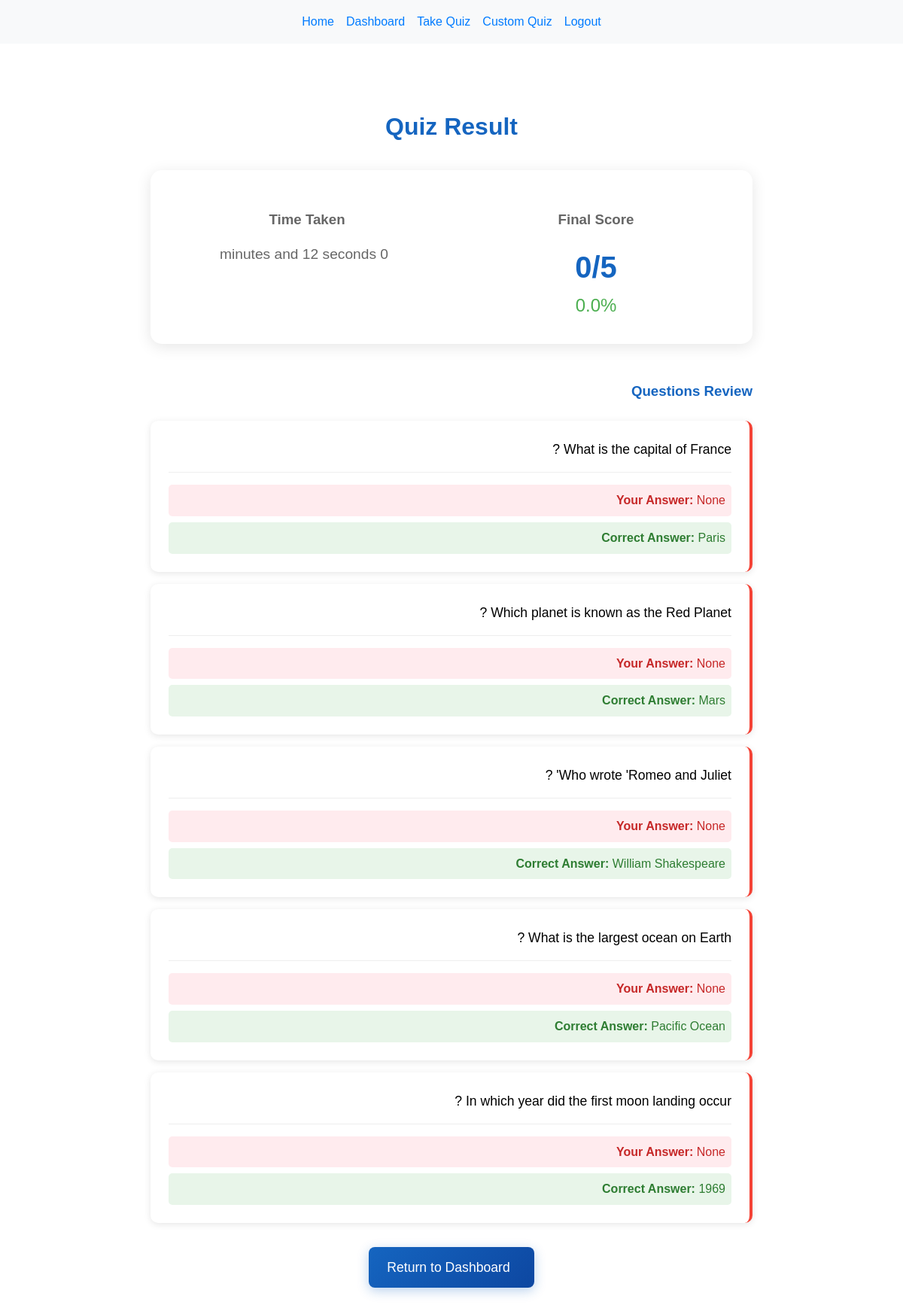
Page /quiz-result/1 (signed in) on the committed database.
### models.py (models this page shows)
class QuizResult(db.Model):
    id = db.Column(db.Integer, primary_key=True)
    user_id = db.Column(db.Integer, db.ForeignKey('user.id'), nullable=False)
    score = db.Column(db.Integer, nullable=False)
    total_questions = db.Column(db.Integer, nullable=False)
    time_taken = db.Column(db.Integer)  # in seconds
    completed_at = db.Column(db.DateTime, default=datetime.utcnow)
    is_custom_quiz = db.Column(db.Boolean, default=False)
    group_id = db.Column(db.Integer, db.ForeignKey('question_group.id', name='fk_quiz_result_group'), nullable=True)
    user = db.relationship('User', backref=db.backref('quiz_results', lazy=True))
    group = db.relationship('QuestionGroup', backref=db.backref('quiz_results', lazy=True))

### routes.py (the view)
@routes_bp.route('/quiz-result/<int:quiz_id>')
@login_required
def quiz_result(quiz_id):
    quiz_result = QuizResult.query.get_or_404(quiz_id)
    if quiz_result.user_id != current_user.id:
        flash('You have no access to this result', 'error')
        return redirect(url_for('routes.dashboard'))
    group = None
    questions_data = []
    if quiz_result.is_custom_quiz and quiz_result.group_id:
        group = QuestionGroup.query.get(quiz_result.group_id)
        questions_data = session.get(f'quiz_answers_{quiz_id}', [])
        session.pop(f'quiz_answers_{quiz_id}', None)
    else:
        quiz_questions = get_questions()
        for i, question in enumerate(quiz_questions):
            user_answer = request.args.get(f'q{i+1}')
            questions_data.append({
                'text': question['text'],
                'correct_answer': question['answer'],
                'user_answer': user_answer,
                'is_correct': user_answer == question['answer']
            })
    return render_template('quiz_result.html',
                         quiz_result=quiz_result,
                         questions=questions_data,
                         group=group)

### quiz_questions.py (called while the page is built)
def get_questions():
    return questions

### templates/quiz_result.html (shortened to what this page needs)
{% extends "base.html" %}
{% block content %}
<div class="result-container">
    <div class="result-header">
        <h1>Quiz Result</h1>
    </div>
    <div class="score-card">
        <div class="score-info">
            <div class="score-item">
                <h3>Final Score</h3>
                <div class="score">{{ quiz_result.score }}/{{ quiz_result.total_questions }}</div>
                <div class="percentage">
                    {{ (quiz_result.score / quiz_result.total_questions * 100) | round }}%
                </div>
            </div>
            <div class="score-item">
                <h3>Time Taken</h3>
                <div class="time">
                    <span>{{ quiz_result.time_taken // 60 }} minutes and {{ quiz_result.time_taken % 60 }} seconds</span>
                </div>
            </div>
        </div>
    </div>
    <div class="questions-review">
        <h3>Questions Review</h3>
        {% for question in questions %}
        <div class="question-card {% if question.is_correct %}correct{% else %}incorrect{% endif %}">
            <div class="question-text">{{ question.text }}</div>
            <div class="answers">
                <div class="user-answer {% if not question.is_correct %}incorrect{% endif %}">
                    <strong>Your Answer:</strong>
                    <span>{{ question.user_answer }}</span>
                </div>
                <div class="correct-answer">
                    <strong>Correct Answer:</strong>
                    <span>{{ question.correct_answer }}</span>
                </div>
            </div>
        </div>
        {% endfor %}
    </div>
    <div class="actions">
        <a href="{{ url_for('routes.dashboard') }}" class="btn btn-primary">
            Return to Dashboard
        </a>
    </div>
</div>
{% endblock %}

### templates/base.html (style rules this page uses)
body { font-family: Arial, sans-serif; margin: 0; padding: 0; line-height: 1.6; }
.btn { padding: 0.5rem 1rem; text-decoration: none; border-radius: 4px; background: #007bff; color: white; border: none; cursor: pointer; }

### templates/quiz_result.html (style rules this page uses)
.result-container { max-width: 800px; margin: 0 auto; padding: 2rem; direction: rtl; }
.result-header { text-align: center; margin-bottom: 2rem; }
.result-header h1 { color: #1565C0; margin-bottom: 0.5rem; }
.score-card { background: white; border-radius: 15px; box-shadow: 0 4px 20px rgba(0, 0, 0, 0.1); padding: 2rem; margin-bottom: 2rem; }
.score-info { display: grid; grid-template-columns: repeat(auto-fit, minmax(200px, 1fr)); gap: 2rem; text-align: center; }
.score-item h3 { color: #666; margin-bottom: 1rem; }
.score { font-size: 2.5rem; font-weight: bold; color: #1565C0; }
.percentage { font-size: 1.5rem; color: #4CAF50; }
.time { font-size: 1.2rem; color: #666; display: flex; align-items: center; justify-content: center; gap: 0.5rem; }
.questions-review { margin-top: 3rem; }
.questions-review h3 { color: #1565C0; margin-bottom: 1.5rem; }
.question-card { background: white; border-radius: 10px; box-shadow: 0 2px 10px rgba(0, 0, 0, 0.1); padding: 1.5rem; margin-bottom: 1rem; border-right: 4px solid #ccc; }
.question-card.incorrect { border-right-color: #f44336; }
.question-text { font-size: 1.1rem; margin-bottom: 1rem; }
.answers { display: grid; gap: 0.5rem; margin-top: 1rem; padding-top: 1rem; border-top: 1px solid #eee; }
.user-answer, .correct-answer { padding: 0.5rem; border-radius: 5px; }
.user-answer { background: #f5f5f5; }
.user-answer.incorrect { background: #ffebee; color: #c62828; }
.correct-answer { background: #e8f5e9; color: #2e7d32; }
.actions { margin-top: 2rem; display: flex; gap: 1rem; justify-content: center; }
.btn { display: inline-flex; align-items: center; gap: 0.5rem; padding: 0.8rem 1.5rem; font-size: 1.1rem; font-weight: 500; border-radius: 8px; cursor: pointer; transition: all 0.3s ease; text-decoration: none; border: none; }
.btn-primary { background: linear-gradient(135deg, #1565C0, #0D47A1); color: white; box-shadow: 0 4px 15px rgba(21, 101, 192, 0.3); }

### rows in the picture
QuizResult: score "0", total_questions "5", score+total_questions "0.0", quiz_result.time_taken%60 "12"

### other values in the picture
{{ question.text }} "What is the capital of France ?" "Which planet is known as the Red Planet ?" "Who wrote 'Romeo and Juliet' ?" "What is the largest ocean on Earth ?" "In which year did the first moon landing occur ?"
{{ question.user_answer }} "None" "None" "None" "None" "None"
{{ question.correct_answer }} "Paris" "Mars" "William Shakespeare" "Pacific Ocean" "1969"
